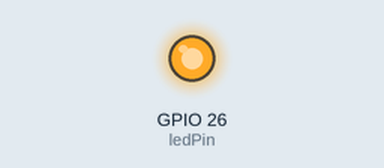
Simulated run of this sketch. Board: ESP32. Parts: output pins drawn as LEDs (lit = HIGH).

Above: at 1.5 s.
At 5.7 s:
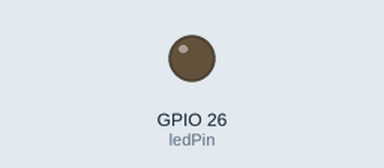
Timing chart, 0 to 8.8 s (numbered marks = the images above):
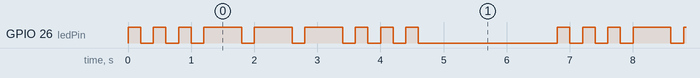

Measured:
- by itself, GPIO 26 (ledPin): repeats every 6.8 s: 2 × (LOW 0.20 s, HIGH 0.20 s), 3 × (LOW 0.20 s, HIGH 0.60 s), 3 × (LOW 0.20 s, HIGH 0.20 s), LOW 2.2 s, HIGH 0.20 s
- by itself, everything shown: repeats every 6.8 s, in 18 steps

The sketch:

sos.ino
```cpp
// 定义LED引脚
const int ledPin = 26;

// SOS时间参数（可按需调整）
const unsigned long shortOn = 200;    // 短闪亮灯时间
const unsigned long shortOff = 200;  // 短闪熄灭时间
const unsigned long longOn = 600;     // 长闪亮灯时间
const unsigned long longOff = 200;    // 长闪熄灭时间
const unsigned long sosPause = 2000;  // 整组SOS后长停顿时间

// 定义SOS状态机的每个阶段
enum SOSState {
  SHORT1_ON, SHORT1_OFF,
  SHORT2_ON, SHORT2_OFF,
  SHORT3_ON, SHORT3_OFF,
  LONG1_ON,  LONG1_OFF,
  LONG2_ON,  LONG2_OFF,
  LONG3_ON,  LONG3_OFF,
  SHORT4_ON, SHORT4_OFF,
  SHORT5_ON, SHORT5_OFF,
  SHORT6_ON, SHORT6_OFF,
  SOS_PAUSE
};

SOSState currentState = SHORT1_ON;  // 初始状态：第一个短闪点亮
unsigned long previousMillis = 0;   // 记录上一次状态切换的时间戳

void setup() {
  // 设置LED引脚为输出模式
  pinMode(ledPin, OUTPUT);
}

void loop() {
  // 获取当前系统运行的毫秒数
  unsigned long currentMillis = millis();

  // 状态机：逐阶段执行SOS闪烁逻辑
  switch (currentState) {
    // 第一组短闪：亮→灭
    case SHORT1_ON:
      if (currentMillis - previousMillis >= shortOn) {
        digitalWrite(ledPin, LOW);
        previousMillis = currentMillis;
        currentState = SHORT1_OFF;
      } else {
        digitalWrite(ledPin, HIGH);
      }
      break;
    case SHORT1_OFF:
      if (currentMillis - previousMillis >= shortOff) {
        digitalWrite(ledPin, HIGH);
        previousMillis = currentMillis;
        currentState = SHORT2_ON;
      } else {
        digitalWrite(ledPin, LOW);
      }
      break;

    // 第二组短闪：亮→灭
    case SHORT2_ON:
      if (currentMillis - previousMillis >= shortOn) {
        digitalWrite(ledPin, LOW);
        previousMillis = currentMillis;
        currentState = SHORT2_OFF;
      } else {
        digitalWrite(ledPin, HIGH);
      }
      break;
    case SHORT2_OFF:
      if (currentMillis - previousMillis >= shortOff) {
        digitalWrite(ledPin, HIGH);
        previousMillis = currentMillis;
        currentState = SHORT3_ON;
      } else {
        digitalWrite(ledPin, LOW);
      }
      break;

    // 第三组短闪：亮→灭
    case SHORT3_ON:
      if (currentMillis - previousMillis >= shortOn) {
        digitalWrite(ledPin, LOW);
        previousMillis = currentMillis;
        currentState = SHORT3_OFF;
      } else {
        digitalWrite(ledPin, HIGH);
      }
      break;
    case SHORT3_OFF:
      if (currentMillis - previousMillis >= shortOff) {
        digitalWrite(ledPin, HIGH);
        previousMillis = currentMillis;
        currentState = LONG1_ON;
      } else {
        digitalWrite(ledPin, LOW);
      }
      break;

    // 第一组长闪：亮→灭
    case LONG1_ON:
      if (currentMillis - previousMillis >= longOn) {
        digitalWrite(ledPin, LOW);
        previousMillis = currentMillis;
        currentState = LONG1_OFF;
      } else {
        digitalWrite(ledPin, HIGH);
      }
      break;
    case LONG1_OFF:
      if (currentMillis - previousMillis >= longOff) {
        digitalWrite(ledPin, HIGH);
        previousMillis = currentMillis;
        currentState = LONG2_ON;
      } else {
        digitalWrite(ledPin, LOW);
      }
      break;

    // 第二组长闪：亮→灭
    case LONG2_ON:
      if (currentMillis - previousMillis >= longOn) {
        digitalWrite(ledPin, LOW);
        previousMillis = currentMillis;
        currentState = LONG2_OFF;
      } else {
        digitalWrite(ledPin, HIGH);
      }
      break;
    case LONG2_OFF:
      if (currentMillis - previousMillis >= longOff) {
        digitalWrite(ledPin, HIGH);
        previousMillis = currentMillis;
        currentState = LONG3_ON;
      } else {
        digitalWrite(ledPin, LOW);
      }
      break;

    // 第三组长闪：亮→灭
    case LONG3_ON:
      if (currentMillis - previousMillis >= longOn) {
        digitalWrite(ledPin, LOW);
        previousMillis = currentMillis;
        currentState = LONG3_OFF;
      } else {
        digitalWrite(ledPin, HIGH);
      }
      break;
    case LONG3_OFF:
      if (currentMillis - previousMillis >= longOff) {
        digitalWrite(ledPin, HIGH);
        previousMillis = currentMillis;
        currentState = SHORT4_ON;
      } else {
        digitalWrite(ledPin, LOW);
      }
      break;

    // 第四组短闪（SOS第三段短闪1）：亮→灭
    case SHORT4_ON:
      if (currentMillis - previousMillis >= shortOn) {
        digitalWrite(ledPin, LOW);
        previousMillis = currentMillis;
        currentState = SHORT4_OFF;
      } else {
        digitalWrite(ledPin, HIGH);
      }
      break;
    case SHORT4_OFF:
      if (currentMillis - previousMillis >= shortOff) {
        digitalWrite(ledPin, HIGH);
        previousMillis = currentMillis;
        currentState = SHORT5_ON;
      } else {
        digitalWrite(ledPin, LOW);
      }
      break;

    // 第五组短闪（SOS第三段短闪2）：亮→灭
    case SHORT5_ON:
      if (currentMillis - previousMillis >= shortOn) {
        digitalWrite(ledPin, LOW);
        previousMillis = currentMillis;
        currentState = SHORT5_OFF;
      } else {
        digitalWrite(ledPin, HIGH);
      }
      break;
    case SHORT5_OFF:
      if (currentMillis - previousMillis >= shortOff) {
        digitalWrite(ledPin, HIGH);
        previousMillis = currentMillis;
        currentState = SHORT6_ON;
      } else {
        digitalWrite(ledPin, LOW);
      }
      break;

    // 第六组短闪（SOS第三段短闪3）：亮→灭
    case SHORT6_ON:
      if (currentMillis - previousMillis >= shortOn) {
        digitalWrite(ledPin, LOW);
        previousMillis = currentMillis;
        currentState = SHORT6_OFF;
      } else {
        digitalWrite(ledPin, HIGH);
      }
      break;
    case SHORT6_OFF:
      if (currentMillis - previousMillis >= shortOff) {
        digitalWrite(ledPin, LOW);
        previousMillis = currentMillis;
        currentState = SOS_PAUSE;
      } else {
        digitalWrite(ledPin, LOW);
      }
      break;

    // SOS整组播放完毕后的长停顿
    case SOS_PAUSE:
      if (currentMillis - previousMillis >= sosPause) {
        previousMillis = currentMillis;
        currentState = SHORT1_ON;  // 重置状态，循环播放SOS
      } else {
        digitalWrite(ledPin, LOW);  // 保持熄灭
      }
      break;
  }

  // 此处可添加其他代码，不受SOS闪烁逻辑阻塞
}
```
